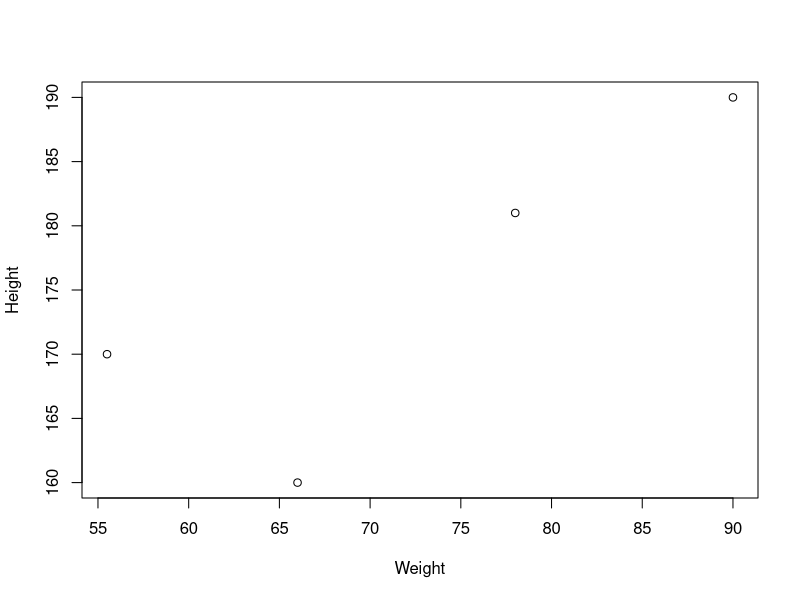

The R source for this figure: (Note: this script raises an error after producing the figure.)
## ----assigning values to variables---------------------------------------
#Let's create variables of different types
#numeric
my_num1<- 15
print (my_num1)

#character
my_string<- "Hello world"
print (my_string)

#logical
my_bool<- TRUE
print (my_bool)

## ----arithmetics---------------------------------------------------------
# We can do operations with the variables
my_num1<-15
my_num2<-5
#substraction
my_num1-my_num2
#addition
my_num1+my_num2
#multiplicatoin
my_num1*my_num2
#division
my_num1/my_num2
# power
my_num1^2
#square root
sqrt(my_num1 *my_num2)

## ----data types----------------------------------------------------------
# Let's review the internal representation of the variables

# Numeric: default number (float)
class(my_num1)

#Character: strings are characters
class(my_string)

#Logicals: booleans
class(my_bool)

## ----vectors-------------------------------------------------------------
#You can create a list of variables with the combine **c()** command
ranks<-c(1,2,3,4)
print(ranks)
# Vectors preserve the class of its elements
class(ranks)
#You can access the specific elements **INDEX 1**
print(ranks[1] )
# You can perform element-wise ops in vectors
weights<-c(78.0,66.0,90.0,55.5)
heights <-c(181.0,160.0,190.0,170.0)

#e.g. division
ratios<-weights/heights

# You can have vectors of characters
names<-c("John","Mary","Bob","Anna")
affiliations<-c("QF","QP","QP","QF")
# Or logicals
is_fit<-c(TRUE,FALSE,TRUE,FALSE)


## ----str function--------------------------------------------------------
# **str**: Structure: tells you about the variable(s) class, size and values
str(my_num1)
str(my_string)
str(weights)

## ----summary function----------------------------------------------------
# **summary**: Gives you a summary of a variable. 
# Specially useful for lists/vectors

summary(weights)

## ------------------------------------------------------------------------
#Let's factorize the affiliation vector
f_affiliations<-factor(affiliations)
print(f_affiliations)
#Now let's compare
str(f_affiliations)
str(affiliations)
#Even summaries are different
summary(f_affiliations)
summary(affiliations)


## ------------------------------------------------------------------------
my_df <- data.frame(name=names,affiliation=affiliations,weight=weights,height=heights,is_fit=is_fit)
# The command head shows us a preview of the dataset
head(my_df)
# We can see its structure
str(my_df)
# Or a complete summary
summary(my_df)

## ------------------------------------------------------------------------
#print the column name
my_df$name

## ------------------------------------------------------------------------
my_df$weight

## ------------------------------------------------------------------------
plot(my_df$weight,my_df$height,xlab="Weight",ylab="Height")


## ------------------------------------------------------------------------
#This is the wrong way because affiliation is taken as a numeric
plot(my_df$weight,my_df$affiliation,xlab="Weight", ylab="Affiliation")

## ------------------------------------------------------------------------
# Instead, we use the "by" operator "~". 
#Note that this operator works as y~x. So now the axes are reversed
plot(my_df$weight~my_df$affiliation,ylab="Weight",xlab="Affiliation")

